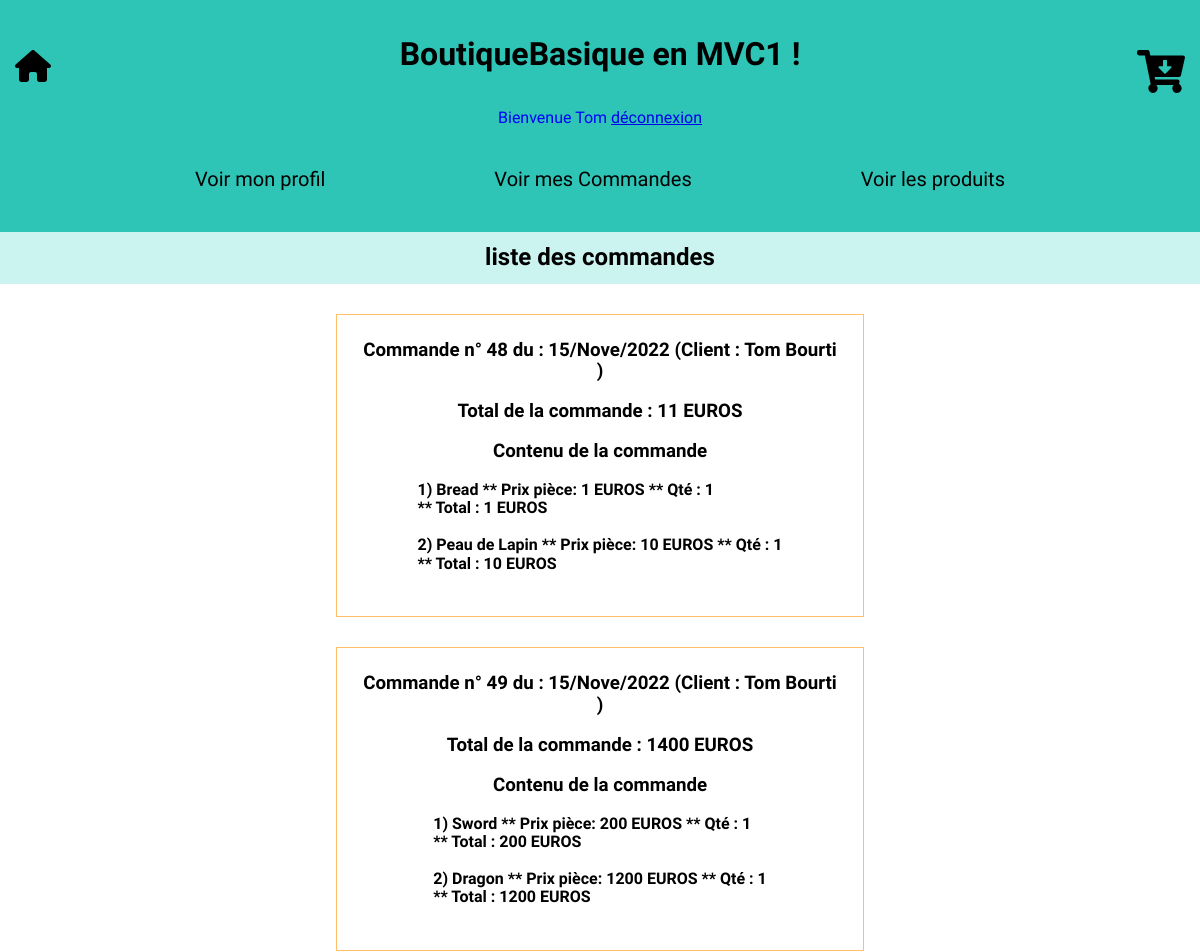
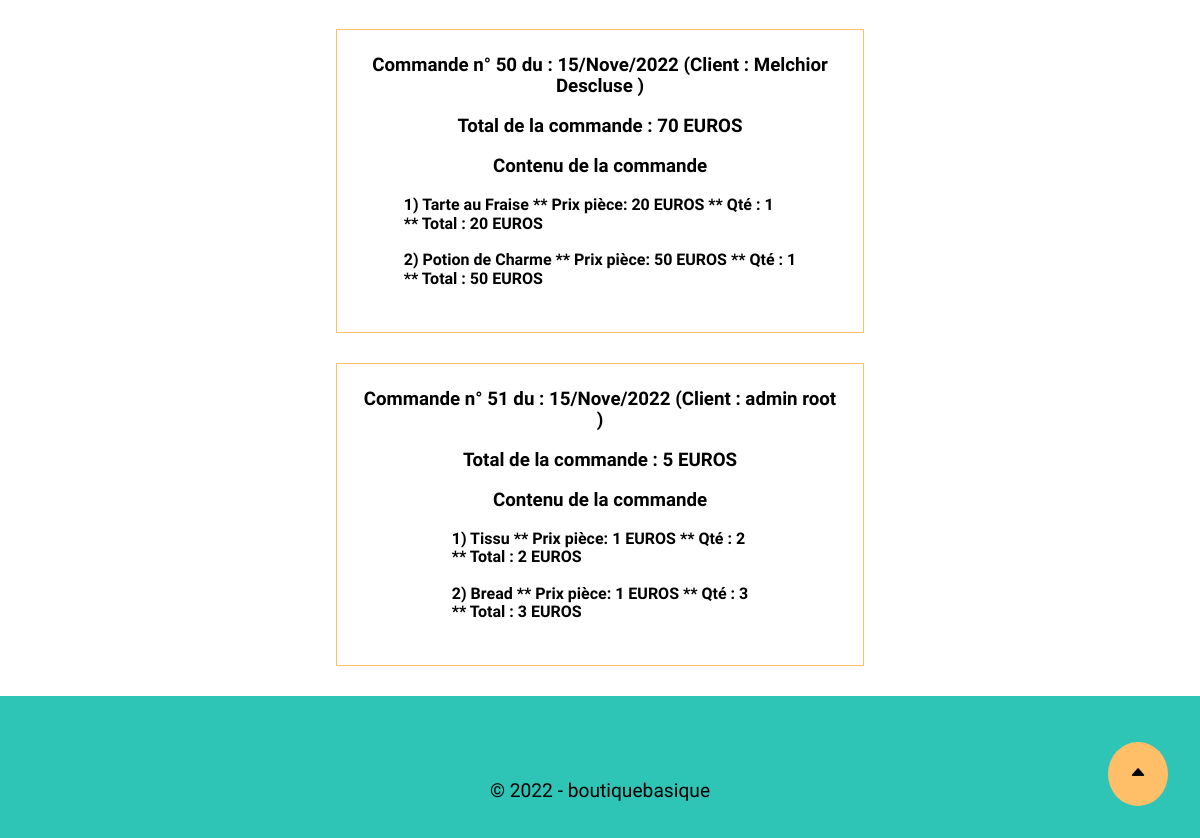
The app's page /controllers/Controller.php?todo=afficherCommandes&client=4 (signed in) with its own data (2 pictures, top to bottom).
### tables this page shows
CREATE TABLE `commande` (
                            `COMMANDE_ID` int(11) NOT NULL,
                            `CLIENT_ID` int(11) NOT NULL,
                            `COMMANDE_DATE` datetime NOT NULL DEFAULT current_timestamp()
);

CREATE TABLE `client` (
                          `CLIENT_ID` int(11) NOT NULL,
                          `CLIENT_PRENOM` varchar(50) NOT NULL,
                          `CLIENT_NOM` varchar(50) NOT NULL,
                          `CLIENT_NAISSANCE` date DEFAULT NULL,
                          `CLIENT_MAIL` varchar(200) NOT NULL,
                          `CLIENT_PASSWORD` varchar(200) NOT NULL
);

CREATE TABLE `lignecommande` (
                                 `COMMANDE_ID` int(11) NOT NULL,
                                 `PRODUIT_ID` int(11) NOT NULL,
                                 `QUANTITE` int(11) NOT NULL,
                                 `PRIX` decimal(10,0) DEFAULT NULL
);

CREATE TABLE `produit` (
                           `PRODUIT_ID` int(11) NOT NULL,
                           `PRODUIT_NOM` varchar(50) NOT NULL,
                           `PRODUIT_PRIX` decimal(10,0) NOT NULL,
                           `PRODUIT_IMAGE` varchar(100) DEFAULT NULL,
                           `CATEGORY_ID` int(11) DEFAULT NULL
);

### models/dao/DaoCommande.php (shortened to what the rows shown need)
<?php
require_once('FonctionsBdd.php');
require_once('../utilitaires/FonctionsUtiles.php');
require_once('../models/Commande.php');
require_once('DaoClient.php');
require_once('DaoLigneCommande.php');
class DaoCommande
{
    private $maConnection;
    public function __construct()
    {
        $this->maConnection = new PDO('mysql:host=' . HOST . ';dbname=' . DATABASE . ';charset=utf8;', USER, PASSWORD);
        $this->maConnection->setAttribute(PDO::ATTR_ERRMODE, PDO::ERRMODE_EXCEPTION);
    }
    function resultToObjects($result)
    {
        $listCommande = array();
        $outilClient = new DaoClient();
        foreach ($result as $row) {
            $client = $outilClient->getClientById($row['CLIENT_ID'])[0];
            $commande = new Commande($row['COMMANDE_ID'], $client, $row['COMMANDE_DATE']);
            array_push($listCommande, $commande);
        }
        return $listCommande;
    }
    function getCommandeById($id): array
    {
        $query = $this->maConnection->prepare("SELECT COMMANDE_ID,CLIENT_ID, COMMANDE_DATE
                                    FROM commande
                                    WHERE COMMANDE_ID=?");
        $query->execute(array(
            $id));
        $result = $query->fetchAll();
        return $this->resultToObjects($result);
    }
    function getAll(): array
    {
        $query = $this->maConnection->prepare("SELECT COMMANDE_ID,CLIENT_ID, COMMANDE_DATE
                                    FROM commande");
        $query->execute();
        $result = $query->fetchAll();
        return $this->resultToObjects($result);
    }
    function afficherCommandes($idcommande = null): string
    {
        $outilLigneCommande = new DaoLigneCommande();
        $lesCommandes = $this->getAll();
        $contenu =
            "<section id='slogan'>
        <h2>Liste des Commandes</h2></div></section>";
        foreach ($lesCommandes as $commande) {
            $contenu .= "<article class='article'>
                <h3> Commande n° " . $commande->getCommandeId() . "  du : " . dateEnClair($commande->getCommandeDate()) . " (Client  : " . $commande->getClient()->getClientPrenom() . " " . $commande->getClient()->getClientNom() . " )</h3>
          <br><h3> Total de la commande :   " . $commande->getTotal() . " EUROS </h3>
             <br>";
            $detailCommande = $outilLigneCommande->afficherLigneCommandes($commande->getCommandeId());
            $contenu .= $detailCommande;
            $contenu .= "</article>";
        }
        return $contenu;
    }
}

### models/dao/DaoLigneCommande.php (shortened to what the rows shown need)
<?php
require_once('../utilitaires/FonctionsUtiles.php');
require_once('DaoCommande.php');
require_once('DaoProduit.php');
class DaoLigneCommande
{
    private $maConnection;
    public function __construct()
    {
        $this->maConnection = new PDO('mysql:host=' . HOST . ';dbname=' . DATABASE . ';charset=utf8;', USER, PASSWORD);
        $this->maConnection->setAttribute(PDO::ATTR_ERRMODE, PDO::ERRMODE_EXCEPTION);
    }
    function totalCommande($idCommande): float
    {
        $query = "SELECT SUM(PRIX*QUANTITE) as total
                                    FROM LigneCommande
                                    WHERE COMMANDE_ID = " . $idCommande;
        $result = executeQuery($query);
        foreach ($result as $row) {
            $total = $row['total'];
        }
        return $total;
    }
    function resultToObjects($result)
    {
        $listLDCommande = array();
        $outilCommande = new DaoCommande();
        $outilProduit = new DaoProduit();
        foreach ($result as $row) {
            $commande = $outilCommande->getCommandeById($row['COMMANDE_ID'])[0];
            $produit = $outilProduit->getProduitById($row['PRODUIT_ID'])[0];
            $LDcommande = new LigneCommande($commande, $produit, $row['QUANTITE'], $row['PRIX']);
            array_push($listLDCommande, $LDcommande);
        }
        return $listLDCommande;
    }
    function getLDCommandeById($id): array
    {
        $query = $this->maConnection->prepare("SELECT COMMANDE_ID,PRODUIT_ID, QUANTITE, PRIX
                                    FROM LigneCommande
                                    WHERE COMMANDE_ID=?");
        $query->execute(array(
            $id));
        $result = $query->fetchAll();
        return $this->resultToObjects($result);
    }
    function afficherLigneCommandes($where = null): string
    {
        $lesLigneCommandes = $this->getLDCommandeById($where);
        $nbProduit = 1;
        $contenu =
            "
        <h3>Contenu de la commande</h3></section><br><div>";
        foreach ($lesLigneCommandes as $LigneCommande) {
            $contenu .= "
             <h4> " . $nbProduit . ")    " . $LigneCommande->getProduit()->getProduitNom() . "  **  Prix pièce: " . $LigneCommande->getPrix() . " EUROS  ** Qté : " . $LigneCommande->getQuantite() . " <br>   ** Total : " . $LigneCommande->getTotal() . " EUROS</h4>
             <br>";
            $nbProduit++;
        }
        $contenu .= "</div>";
        return $contenu;
    }
}

### records on screen
commande: COMMANDE_ID "48", COMMANDE_DATE "15/Nove/2022", CLIENT_ID.CLIENT_PRENOM "Tom", CLIENT_ID.CLIENT_NOM "Bourti", Total "11"
lignecommande: PRODUIT_ID.PRODUIT_NOM "Bread", Prix "1", QUANTITE "1"
lignecommande: PRODUIT_ID.PRODUIT_NOM "Peau de Lapin", Prix "10", QUANTITE "1", QUANTITE "10"
commande: COMMANDE_ID "49", COMMANDE_DATE "15/Nove/2022", CLIENT_ID.CLIENT_PRENOM "Tom", CLIENT_ID.CLIENT_NOM "Bourti", Total "1400"
lignecommande: PRODUIT_ID.PRODUIT_NOM "Sword", Prix "200", QUANTITE "1", QUANTITE "200"
lignecommande: PRODUIT_ID.PRODUIT_NOM "Dragon", Prix "1200", QUANTITE "1", QUANTITE "1200"
commande: COMMANDE_ID "50", COMMANDE_DATE "15/Nove/2022", CLIENT_ID.CLIENT_PRENOM "Melchior", CLIENT_ID.CLIENT_NOM "Descluse", Total "70"
lignecommande: PRODUIT_ID.PRODUIT_NOM "Tarte au Fraise", Prix "20", QUANTITE "1", QUANTITE "20"
lignecommande: PRODUIT_ID.PRODUIT_NOM "Potion de Charme", Prix "50", QUANTITE "1", QUANTITE "50"
commande: COMMANDE_ID "51", COMMANDE_DATE "15/Nove/2022", CLIENT_ID.CLIENT_PRENOM "admin", CLIENT_ID.CLIENT_NOM "root", Total "5"
lignecommande: PRODUIT_ID.PRODUIT_NOM "Tissu", Prix "1", QUANTITE "2"
lignecommande: PRODUIT_ID.PRODUIT_NOM "Bread", Prix "1", QUANTITE "3"

### other values on screen
$_SESSION["client"]["prenom"] "Tom"
